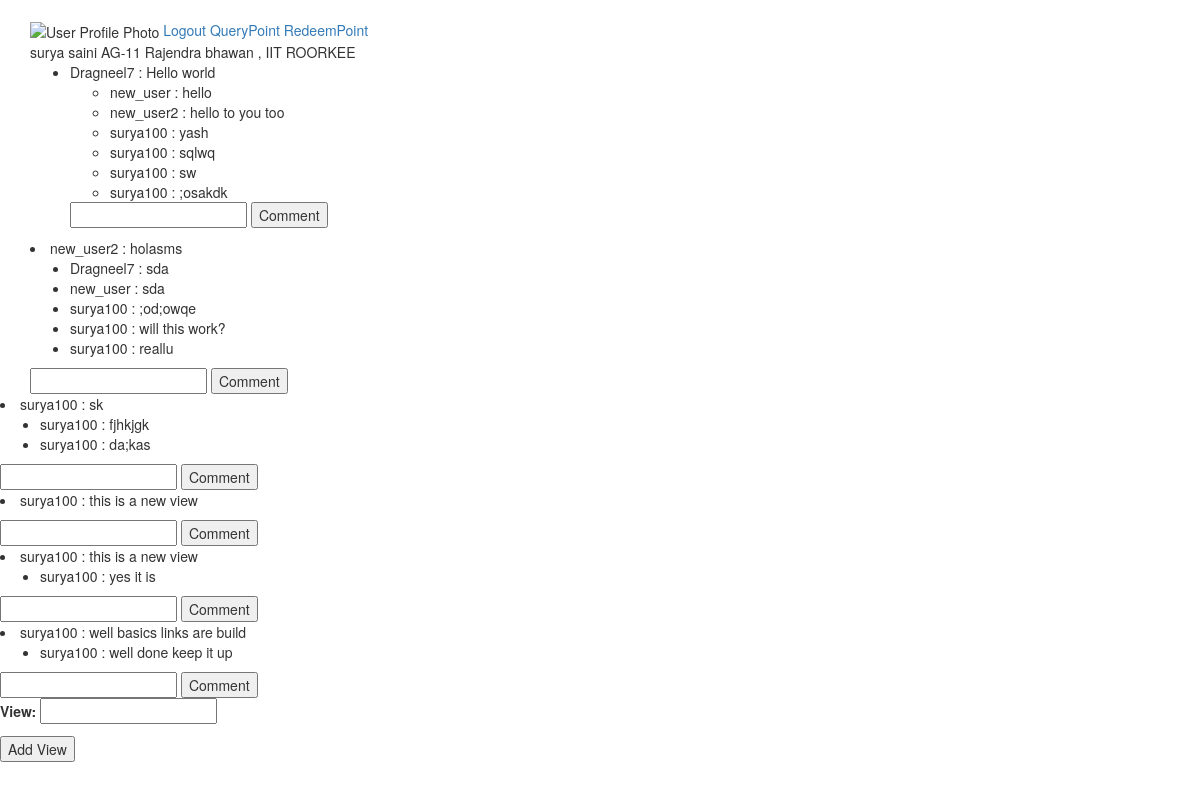
Page /user_E/ (signed in) on the earlier database version.
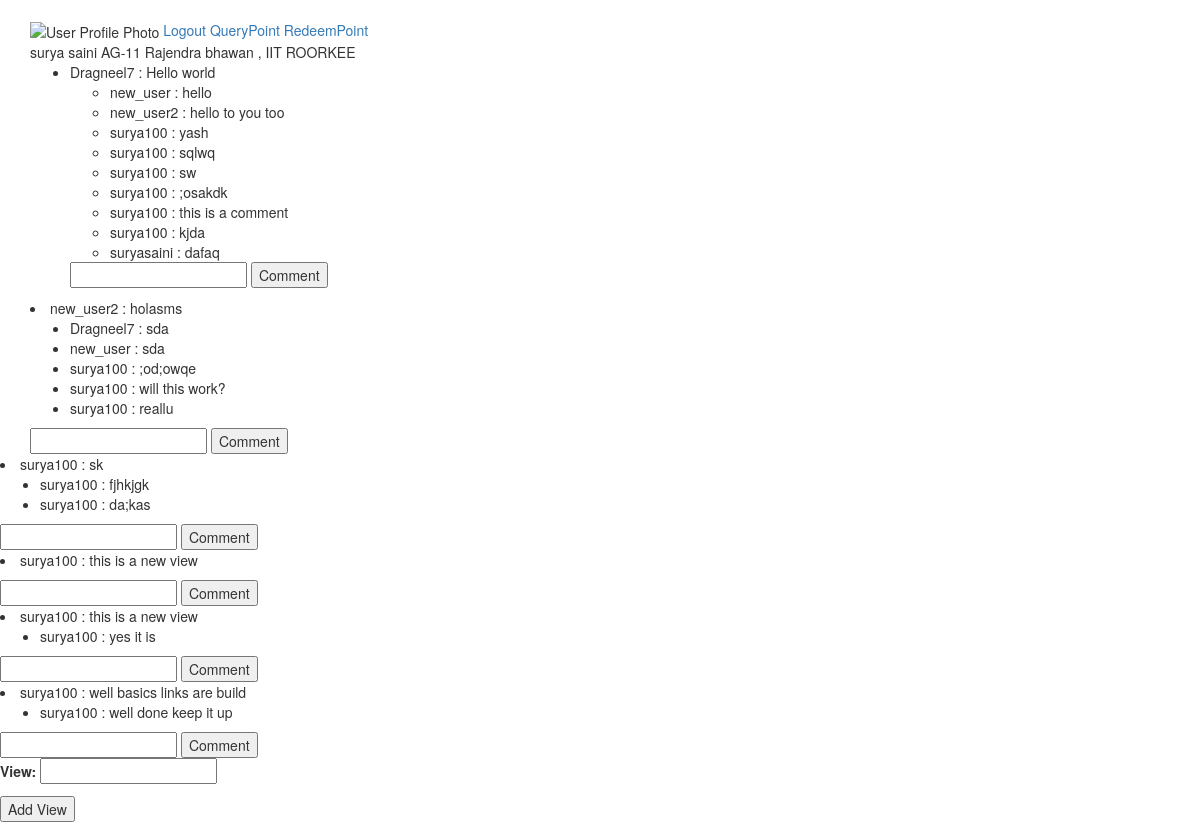
Same page on the later database version.
### xena/models.py (models this page shows)
class View(models.Model):
	userview = models.ForeignKey(User,related_name = 'views')
	view = models.CharField(max_length = 200)
	comments = models.ManyToManyField(User,through='Comment')
	def __unicode__(self):
		return self.view

class Comment(models.Model):
	usercomment = models.ForeignKey(User)
	comment_view = models.ForeignKey(View)
	comment = models.CharField(max_length = 200)
	def __unicode__(self):
		return self.comment

### xena/views.py (the view)
# urls.py: url(r'^user_E/$',views.info_fill,name = "infofill"),
def info_fill(request):
	q = User.objects.get(username = request.user.username)
	r = UserProfile.objects.get(userprofile = q)
	view_form = ViewForm()
	comment_form = CommentForm()
	view = View.objects.all()
	print view
	context ={'user':r,'views':view,'view_form':view_form,'comment_form':comment_form}
	return render(request,'xena/user.html',context)

### xena/forms.py
class ViewForm(forms.ModelForm):
	class Meta:
		model = View
		fields = ('view',)

class CommentForm(forms.ModelForm):
	class Meta:
		model = Comment
		fields = ('comment','comment_view')

### xena/templates/xena/user.html (shortened to what this page needs)
{% extends 'xena/base.html' %}
{% block content %}
{% load static %}
	<img src = "{% static "xena/user.jpg" %}" alt = "User Profile Photo" />
	<a href = "{% url 'xena:logout' %}">Logout</a>
	<a href = "{% url 'xena:query' %}">QueryPoint</a>
	<a href = "{% url 'xena:points' %}">RedeemPoint</a>
	<div class = "user-info">
		{{ user.firstname }} {{ user.lastname}}
		{{ user.address }}
	</div>
	<div class  = "common-feeds">
		<ul>
			{% for view in views %}
				<li>{{view.userview  }} : {{ view }}</li>
				<ul>
				{% for comment in view.comment_set.all %}
					<li> {{ comment.usercomment }} : {{ comment }} </li>
				{% endfor %}
				</ul>
			<div class = "community-feeds">
			<form method = "POST" action="/comment_save/" >{% csrf_token %}
			<input type=text name="comment"></input>
	<button type="submit">Comment</button></form>
</div>
	</div>
			{% endfor %}
	<div class = "user-feeds">
		<div class = "personal-feeds">
			<form method = "POST" action="/view_save/">{% csrf_token %}
				{{ view_form.as_p }}					<button type="submit">Add View </button>
	</form>
	</div>
{% endblock content %}

Differences in the rows shown:
added Comment: usercomment "surya100", comment "this is a comment", shown under View "Hello world"
added Comment: usercomment "surya100", comment "kjda", shown under View "Hello world"
added Comment: usercomment "suryasaini", comment "dafaq", shown under View "Hello world"
